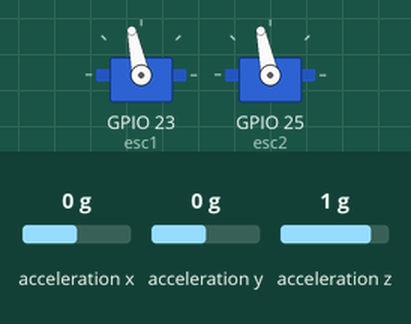
The sketch below on a simulated ESP32. Parts: 2 × servo. Wiring (inferred from the names in the program): MPU-6050 motion sensor at I2C address 0x68. Inputs (shaded band) come from the test bench; at power-on: acceleration x 0 g, acceleration z 1 g, acceleration y 0 g. What the sketch prints to the serial monitor is not drawn.

Above: at 5.2 s.
5.3 s: acceleration x set to -1.4 g
At 5.85 s:
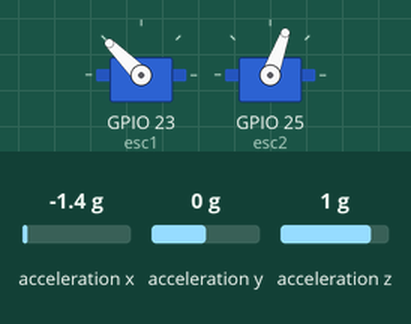
8.3 s: acceleration z set to 0 g
At 9.6 s:
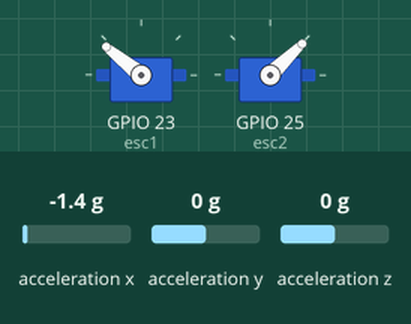
10.1 s: acceleration y set to -1.4 g
At 10.6 s:
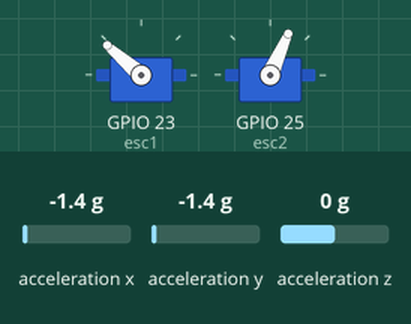
13.1 s: acceleration x set to 0.8 g
At 15.5 s:
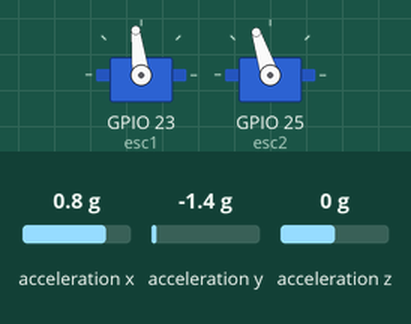
16.1 s: acceleration y set to -0.8 g
19.1 s: acceleration y set to 0 g
Timing chart, 0 to 23.1 s (numbered marks = the images above; inputs shaded):
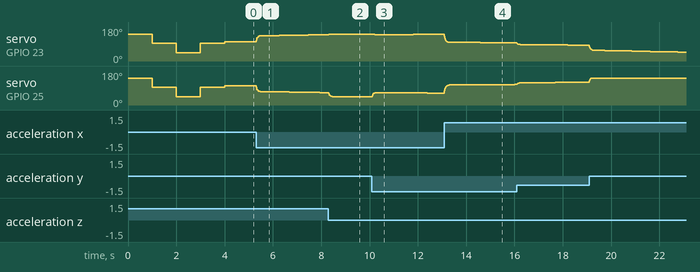

The sketch:

PID_balance_arduino_v1.ino
```cpp
// https://github.com/QuadTinnakon/Arduino-Balance-a-Brushless-Motor-and-Propeller-Balancing-/blob/master/mpu6050.h
// https://forum.arduino.cc/t/esc-doesnt-go-full-capacity/981483
// https://www.makerhero.com/blog/tutorial-acelerometro-mpu6050-arduino/
//
// SCL - Laranja D21
// SDA - Amarelo D20
//
// Olá para indentar no Notepad++ eu utilizo as teclas shift+tab
// selecionando um trecho ou o código completo com as teclas ctrl+A.
// Espero ter ajudado.
//
//------------------------------------------------------------------------------------------------------------------
// including the libraries
#include <Wire.h>
#include <Servo.h>
// including the libraries
Servo esc1;
Servo esc2;
//
/*MPU-6050 gives you 16 bits data so you have to create some 16int constants
 * to store the data for accelerations and gyro*/
int16_t Acc_rawX, Acc_rawY, Acc_rawZ, Gyr_rawX, Gyr_rawY, Gyr_rawZ;

float Acceleration_angle[2];
float Gyro_angle[2];
float Total_angle[2];

float elapsedTime, time, timePrev;
int i;
float rad_to_deg = 180 / 3.141592654;

float PID, pwmLeft, pwmRight, error, previous_error;
float pid_p = 0;
float pid_i = 0;
float pid_d = 0;
/////////////////PID CONSTANTS/////////////////
double kp = 6;      //3.55//.05778
double ki = 0.00031578;  //0.2003 //0.005
double kd = 0.07894;   //2.05
///////////////////////////////////////////////

// double throttle = 1300;   //initial value of throttle to the motors
double throttle = 1600;   //initial value of throttle to the motors
float desired_angle = 0;  //This is the angle in which we whant the
                          //balance to stay steady

/*int analogPulseMin = 115;//115
int analogPulseCenter = 127;
int analogPulseMax = 255;*/

void setup() {
  //---------------------------------------------------------------------------
/*  Serial.println("Program begin...");
  delay(1000);
  Serial.println("This program will start the ESC.");
  Serial.print("Now writing maximum output: (");
  Serial.print(2000);
  Serial.print(" us in this case)");
  Serial.print("\n");
  Serial.println("Turn on power source, then wait 2 seconds and press any key.");
 */

  //---------------------------------------------------------------------------
  esc1.attach(23);  //attatch the right motor to pin 3
  esc2.attach(25);   //attatch the left motor to pin 5
/*
// Wait for input
  while (!Serial.available());
  Serial.read();

  // Send min output
  Serial.println("\n");
  Serial.println("\n");
  Serial.print("Sending minimum output: (");
  Serial.print(1000);
  Serial.print(" us in this case)");
  Serial.print("\n");
  motor.writeMicroseconds(1000);
  Serial.println("The ESC is calibrated");
  Serial.println("----");
  Serial.println("Now, type a values between 1000 and 2000 and press enter");
  Serial.println("and the motor will start rotating.");
  Serial.println("Send 1000 to stop the motor and 2000 for full throttle");

*/
  time = millis();  //Start counting time in milliseconds
                    /*In order to start up the ESCs we have to send a min value
   * of PWM to them before connecting the battery. Otherwise
   * the ESCs won't start up or enter in the configure mode.
   * The min value is 1000us and max is 2000us, REMEMBER!*/
  //right_prop.writeMicroseconds(1480);
  //left_prop.writeMicroseconds(1480);
  //delay(10000);
  esc1.writeMicroseconds(2000);
  esc2.writeMicroseconds(2000);
  delay(1000);
  esc1.writeMicroseconds(1500);
  esc2.writeMicroseconds(1500);
  delay(1000);
  esc1.writeMicroseconds(1000);
  esc2.writeMicroseconds(1000);
  delay(1000);
  esc1.writeMicroseconds(1500);
  esc2.writeMicroseconds(1500);
  delay(1000);
//////////////////////////////////////////////////////////////
  Wire.begin();  //begin the wire comunication
  Wire.beginTransmission(0x68);
  Wire.write(0x6B);
  Wire.write(0);
  Wire.endTransmission(true);
  Serial.begin(250000);  // Serial.begin(9600);
}  //end of setup void

void loop() {

  /////////////////////////////I M U/////////////////////////////////////
  timePrev = time;  // the previous time is stored before the actual time read
  time = millis();  // actual time read
  elapsedTime = (time - timePrev) / 1000;

  /*The tiemStep is the time that elapsed since the previous loop.
   * This is the value that we will use in the formulas as "elapsedTime"
   * in seconds. We work in ms so we haveto divide the value by 1000
   to obtain seconds*/

  /*Reed the values that the accelerometre gives.
   * We know that the slave adress for this IMU is 0x68 in
   * hexadecimal. For that in the RequestFrom and the
   * begin functions we have to put this value.*/

  Wire.beginTransmission(0x68);
  Wire.write(0x3B);  //Ask for the 0x3B register- correspond to AcX
  Wire.endTransmission(false);
  Wire.requestFrom(0x68, 6, true);

  /*We have asked for the 0x3B register. The IMU will send a brust of register.
    * The amount of register to read is specify in the requestFrom function.
    * In this case we request 6 registers. Each value of acceleration is made out of
    * two 8bits registers, low values and high values. For that we request the 6 of them
    * and just make then sum of each pair. For that we shift to the left the high values
    * register (<<) and make an or (|) operation to add the low values.*/

  Acc_rawX = Wire.read() << 8 | Wire.read();  //each value needs two registres
  Acc_rawY = Wire.read() << 8 | Wire.read();
  Acc_rawZ = Wire.read() << 8 | Wire.read();

  /*///This is the part where you need to calculate the angles using Euler equations///*/

  /* - Now, to obtain the values of acceleration in "g" units we first have to divide the raw
     * values that we have just read by 16384.0 because that is the value that the MPU6050
     * datasheet gives us.*/
  /* - Next we have to calculate the radian to degree value by dividing 180º by the PI number
    * which is 3.141592654 and store this value in the rad_to_deg variable. In order to not have
    * to calculate this value in each loop we have done that just once before the setup void.
    */

  /* Now we can apply the Euler formula. The atan will calculate the arctangent. The
     *  pow(a,b) will elevate the a value to the b power. And finnaly sqrt function
     *  will calculate the rooth square.*/
  /*---X---*/
  Acceleration_angle[0] = atan((Acc_rawY / 16384.0) / sqrt(pow((Acc_rawX / 16384.0), 2) + pow((Acc_rawZ / 16384.0), 2))) * rad_to_deg;
  /*---Y---*/
  Acceleration_angle[1] = atan(-1 * (Acc_rawX / 16384.0) / sqrt(pow((Acc_rawY / 16384.0), 2) + pow((Acc_rawZ / 16384.0), 2))) * rad_to_deg;

  /*Now we read the Gyro data in the same way as the Acc data. The adress for the
    * gyro data starts at 0x43. We can see this adresses if we look at the register map
    * of the MPU6050. In this case we request just 4 values. W don¡t want the gyro for
    * the Z axis (YAW).*/
/*
  Wire.beginTransmission(0x68);
  Wire.write(0x43);  //Gyro data first adress
  Wire.endTransmission(false);
  Wire.requestFrom(0x68, 4, true);  //Just 4 registers
*/
  Gyr_rawX = Wire.read() << 8 | Wire.read();  //Once again we shif and sum
  Gyr_rawY = Wire.read() << 8 | Wire.read();

  /*Now in order to obtain the gyro data in degrees/seconda we have to divide first
   the raw value by 131 because that's the value that the datasheet gives us*/

  /*---X---*/
  Gyro_angle[0] = Gyr_rawX / 131.0;
  /*---Y---*/
  Gyro_angle[1] = Gyr_rawY / 131.0;

  /*Now in order to obtain degrees we have to multiply the degree/seconds
   *value by the elapsedTime.*/
  /*Finnaly we can apply the final filter where we add the acceleration
   *part that afects the angles and ofcourse multiply by 0.98 */

  /*---X axis angle---*/
  Total_angle[0] = 0.98 * (Total_angle[0] + Gyro_angle[0] * elapsedTime) + 0.02 * Acceleration_angle[0];
  /*---Y axis angle---*/
  Total_angle[1] = 0.98 * (Total_angle[1] + Gyro_angle[1] * elapsedTime) + 0.02 * Acceleration_angle[1];

  /*Now we have our angles in degree and values from -10º0 to 100º aprox*/
  //Serial.println(Total_angle[1]);

  /*///////////////////////////P I D///////////////////////////////////*/
  /*Remember that for the balance we will use just one axis. I've choose the x angle
to implement the PID with. That means that the x axis of the IMU has to be paralel to
the balance*/

  /*First calculate the error between the desired angle and
*the real measured angle*/
  error = Total_angle[1] - desired_angle;

  /*Next the proportional value of the PID is just a proportional constant
*multiplied by the error*/

  pid_p = kp * error;

  /*The integral part should only act if we are close to the
desired position but we want to fine tune the error. That's
why I've made a if operation for an error between -2 and 2 degree.
To integrate we just sum the previous integral value with the
error multiplied by  the integral constant. This will integrate (increase)
the value each loop till we reach the 0 point*/
  if (-3 < error < 3) {
    pid_i = pid_i + (ki * error);
  }

  /*The last part is the derivate. The derivate acts upon the speed of the error.
As we know the speed is the amount of error that produced in a certain amount of
time divided by that time. For taht we will use a variable called previous_error.
We substract that value from the actual error and divide all by the elapsed time.
Finnaly we multiply the result by the derivate constant*/

  pid_d = kd * ((error - previous_error) / elapsedTime);

  /*The final PID values is the sum of each of this 3 parts*/
  PID = pid_p + pid_i + pid_d;

  /*We know taht the min value of PWM signal is 1000us and the max is 2000. So that
tells us that the PID value can/s oscilate more than -1000 and 1000 because when we
have a value of 2000us the maximum value that we could sybstract is 1000 and when
we have a value of 1000us for the PWM sihnal, the maximum value that we could add is 1000
to reach the maximum 2000us*/

  if (PID < -1000)
  {
    PID = -1000;
  }
  if (PID > 1000)
  {
    PID = 1000;
  }

 /* if (PID < -500) {
    PID = -500;
  }
  if (PID > 500) {
    PID = 500;
  }
*/
  /*Finnaly we calculate the PWM width. We sum the desired throttle and the PID value*/
  pwmLeft = throttle + PID;
  pwmRight = throttle - PID;

  /*Once again we map the PWM values to be sure that we won't pass the min
and max values. Yes, we've already maped the PID values. But for example, for
throttle value of 1300, if we sum the max PID value we would have 2300us and
that will mess up the ESC.*/

  //Right
  if (pwmRight < 1000) {
    pwmRight = 1000;
  }
  if (pwmRight > 2000) {
    pwmRight = 2000;
  }
  //Left
  if (pwmLeft < 1000) {
    pwmLeft = 1000;
  }
  if (pwmLeft > 2000) {
    pwmLeft = 2000;
  }

/*int maxval = 1750;
int minval = 1250;
  //Right
  if (pwmRight < minval) {
    pwmRight = minval;
  }
  if (pwmRight > maxval) {
    pwmRight = maxval;
  }
  //Left
  if (pwmLeft < minval) {
    pwmLeft = minval;
  }
  if (pwmLeft > maxval) {
    pwmLeft = maxval;
  }*/

  //Right
  /*if (pwmRight < 1500)
  {
    pwmRight = 1500;
  }
  if (pwmRight > 2000)
  {
    pwmRight = 2000;
  }
  //Left
  if (pwmLeft < 1500) {
    pwmLeft = 1500;
  }
  if (pwmLeft > 2000) {
    pwmLeft = 2000;
  }*/

  /*Finnaly using the servo function we create the PWM pulses with the calculated
width for each pulse*/
  esc1.writeMicroseconds(pwmLeft);
  esc2.writeMicroseconds(pwmRight);
/*  int val1;
  int val2;
    val1 = map(pwmLeft, 1000, 2000, analogPulseMin, analogPulseMax);
    val2 = map(pwmRight, 1000, 2000, analogPulseMin, analogPulseMax);
    analogWrite(3, val1);
    analogWrite(5, val2);*/
  previous_error = error;  //Remember to store the previous error.
  //Serial.print("{");
//  Serial.print("Angle_in_Degree");
//  Serial.print(",");
  Serial.print(Total_angle[1]);
  Serial.print(",");
//  Serial.print("PWM_Left");
//  Serial.print(",");
  Serial.print(pwmLeft);
  Serial.print(",");
//  Serial.print("PWM_Right");
//  Serial.print(",");
  Serial.println(pwmRight);
//  Serial.print(",");
  //Serial.print("},");
///////////////////////////////////////////////////////////////////
//  Serial.print(";");
/*  Serial.print("Angle_in_Degree:");
  Serial.print(Total_angle[1]);
  Serial.print(",");
  Serial.print("PWM_Left:");
  Serial.print(pwmLeft);
  Serial.print(",");
  Serial.print("PWM_Right:");
  Serial.println(pwmRight);*/
  //delay(10);
}  //end of loop void
```

Measured:
- after the input at 5.3 s, servo on GPIO 23 (esc1): moves from 102° to 139° over 2.8 s, starting at once; servo on GPIO 25 (esc2): moves from 102° to 66° over 2.6 s, starting at once
- after the input at 10.1 s, servo on GPIO 23 (esc1): 141° → 139° after 0.11 s, → 140° 0.88 s later, → 141° 0.72 s later; servo on GPIO 25 (esc2): rises from 44° to 66° in 0.16 s, then falls to 63° in 2.1 s
- after the input at 13.1 s, servo on GPIO 23 (esc1): moves from 141° to 96° over 2.6 s, starting at once
